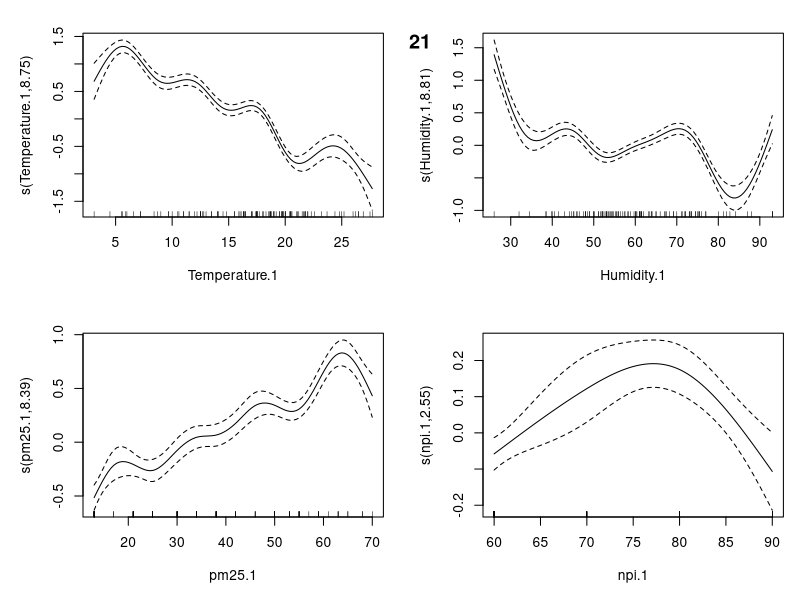
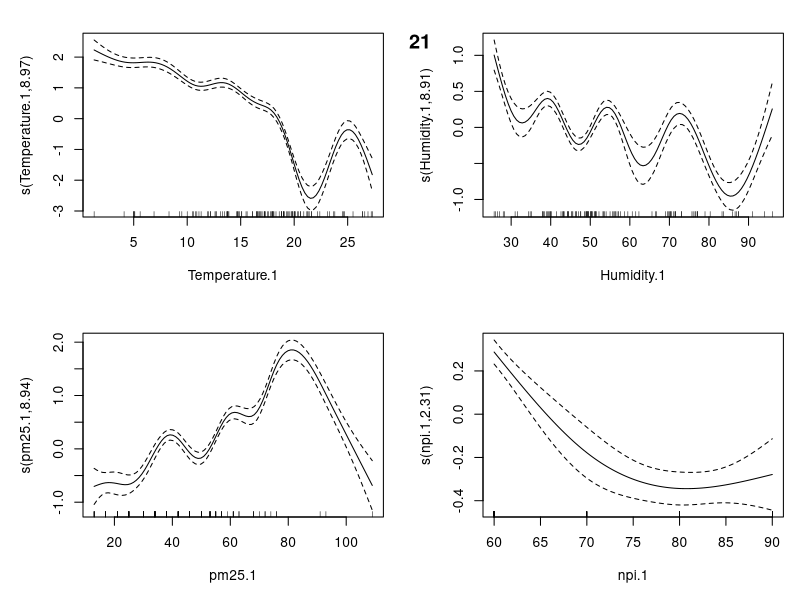

Recreate these plots in R, in order. (Note: this script raises an error after producing the figures.)
## ---- chunk 1
require(mgcv)
bologna <- read.csv("bologna_full.csv")
bologna <- na.omit(bologna)

modena <- read.csv("modena_full.csv")
modena <- na.omit(modena)

florence <- read.csv("florence_full.csv")
florence <- na.omit(florence)

rome <- read.csv("rome_full.csv")
rome <- na.omit(rome)

num_lag <- 21
climate_lag <- 4
## ---- chunk 2
for(i in num_lag:num_lag) {
num_lag <- i
bologna <- read.csv("bologna_full.csv") #Read in file
#Push temperature&humidity data back climate_lag days by adding empty data in front
#rep(NA, n) creates a vector of length n filled with NA
bologna$Temperature.1 <- c(rep(NA, climate_lag),  bologna$Temperature[(1):(nrow(bologna)-climate_lag)]) 
bologna$Humidity.1 <- c(rep(NA, climate_lag), bologna$Humidity[(1):(nrow(bologna)-climate_lag)])
bologna$pm25.1 <- c(rep(NA, climate_lag), bologna$pm25[(1):(nrow(bologna)-climate_lag)])


#push npi back num_lag days
bologna$npi.1 <- c(rep(NA, num_lag), bologna$npi[(1):(nrow(bologna)-num_lag)])
#Omit the new NAs
bologna <- na.omit(bologna)

infections.gam <- gam(Daily ~ s(Temperature.1) + s(Humidity.1) + s(pm25.1) + s(npi.1, k=4), family=poisson(link="log"), data=bologna)
plot(infections.gam,scale=0,se=2, shade=TRUE,pages=1)
title(main = i)
}
## ---- chunk 3
for(i in num_lag:num_lag) {
num_lag <- i
modena <- read.csv("modena_full.csv") #Read in file
#Push temperature&humidity data back climate_lag days by adding empty data in front
#rep(NA, n) creates a vector of length n filled with NA
modena$Temperature.1 <- c(rep(NA, climate_lag),  modena$Temperature[(1):(nrow(modena)-climate_lag)]) 
modena$Humidity.1 <- c(rep(NA, climate_lag), modena$Humidity[(1):(nrow(modena)-climate_lag)])
modena$pm25.1 <- c(rep(NA, climate_lag), modena$pm25[(1):(nrow(modena)-climate_lag)])

#push npi back num_lag days
modena$npi.1 <- c(rep(NA, num_lag), modena$npi[(1):(nrow(modena)-num_lag)])
#Omit the new NAs
modena <- na.omit(modena)

infections.gam <- gam(Daily ~ s(Temperature.1) + s(Humidity.1) + s(pm25.1) + s(npi.1, k=4), family=poisson(link="log"), data=modena)
plot(infections.gam,scale=0,se=2, shade=TRUE,pages=1)
title(main = i)
}

## ---- chunk 4
for(i in num_lag:num_lag) {
num_lag <- i
florence <- read.csv("florence_full.csv") #Read in file
#Push temperature&humidity data back climate_lag days by adding empty data in front
#rep(NA, n) creates a vector of length n filled with NA
florence$Temperature.1 <- c(rep(NA, climate_lag),  florence$Temperature[(1):(nrow(florence)-climate_lag)]) 
florence$Humidity.1 <- c(rep(NA, climate_lag), florence$Humidity[(1):(nrow(florence)-climate_lag)])
florence$pm25.1 <- c(rep(NA, climate_lag), florence$pm25[(1):(nrow(florence)-climate_lag)])

#push npi back num_lag days
florence$npi.1 <- c(rep(NA, num_lag), florence$npi[(1):(nrow(florence)-num_lag)])
#Omit the new NAs
florence <- na.omit(florence)

infections.gam <- gam(Daily ~ s(Temperature.1) + s(Humidity.1) + s(pm25.1) + s(npi.1, k=4), family=poisson(link="log"), data=florence)
plot(infections.gam,scale=0,se=2, shade=TRUE,pages=1)
title(main = i)
}
## ---- chunk 5
for(i in num_lag:num_lag) {
num_lag <- i
rome <- read.csv("rome_full.csv") #Read in file
#Push temperature&humidity data back climate_lag days by adding empty data in front
#rep(NA, n) creates a vector of length n filled with NA
rome$Temperature.1 <- c(rep(NA, climate_lag),  rome$Temperature[(1):(nrow(rome)-climate_lag)]) 
rome$Humidity.1 <- c(rep(NA, climate_lag), rome$Humidity[(1):(nrow(rome)-climate_lag)])
rome$pm25.1 <- c(rep(NA, climate_lag), rome$pm25[(1):(nrow(rome)-climate_lag)])

#push npi back num_lag days
rome$npi.1 <- c(rep(NA, num_lag), rome$npi[(1):(nrow(rome)-num_lag)])
#Omit the new NAs
rome <- na.omit(rome)

infections.gam <- gam(Daily ~ s(Temperature.1) + s(Humidity.1) + s(pm25.1)+s(npi.1, k=4), family=poisson(link="log"), data=rome)
plot(infections.gam,scale=0,se=2, shade=TRUE,pages=1)
title(main = i)
}
## ---- chunk 6
num_lag <- 21
climate_lag <- 4
## ---- chunk 7
turin <- read.csv("turin_full.csv") #Read in file
#Push temperature&humidity data back climate_lag days by adding empty data in front
#rep(NA, n) creates a vector of length n filled with NA
turin$Temperature.1 <- c(rep(NA, climate_lag),  turin$Temperature[(1):(nrow(turin)-climate_lag)]) 
turin$Humidity.1 <- c(rep(NA, climate_lag), turin$Humidity[(1):(nrow(turin)-climate_lag)])
turin$pm25.1 <- c(rep(NA, climate_lag), turin$pm25[(1):(nrow(turin)-climate_lag)])


#push npi back num_lag days
turin$npi.1 <- c(rep(NA, num_lag), turin$npi[(1):(nrow(turin)-num_lag)])
#Omit the new NAs
turin <- na.omit(turin)

infections.gam <- gam(Daily ~ s(Temperature.1) + s(Humidity.1) +s(npi.1, k=4) + s(pm25.1), family=poisson(link="log"), data=turin)
plot(infections.gam,scale=0,se=2, shade=TRUE,pages=1)

## ---- chunk 8

milan <- read.csv("milan_full.csv") #Read in file
#Push temperature&humidity data back climate_lag days by adding empty data in front
#rep(NA, n) creates a vector of length n filled with NA
milan$Temperature.1 <- c(rep(NA, climate_lag),  milan$Temperature[(1):(nrow(milan)-climate_lag)]) 
milan$Humidity.1 <- c(rep(NA, climate_lag), milan$Humidity[(1):(nrow(milan)-climate_lag)])
milan$pm25.1 <- c(rep(NA, climate_lag), milan$pm25[(1):(nrow(milan)-climate_lag)])


#push npi back num_lag days
milan$npi.1 <- c(rep(NA, num_lag), milan$npi[(1):(nrow(milan)-num_lag)])
#Omit the new NAs
milan <- na.omit(milan)

infections.gam <- gam(Daily ~ s(Temperature.1) + s(Humidity.1) +s(npi.1, k=4) + s(pm25.1), family=poisson(link="log"), data=milan)
plot(infections.gam,scale=0,se=2, shade=TRUE,pages=1)
## ---- chunk 9
brescia <- read.csv("brescia_full.csv") #Read in file
#Push temperature&humidity data back climate_lag days by adding empty data in front
#rep(NA, n) creates a vector of length n filled with NA
brescia$Temperature.1 <- c(rep(NA, climate_lag),  brescia$Temperature[(1):(nrow(brescia)-climate_lag)]) 
brescia$Humidity.1 <- c(rep(NA, climate_lag), brescia$Humidity[(1):(nrow(brescia)-climate_lag)])
brescia$pm25.1 <- c(rep(NA, climate_lag), brescia$pm25[(1):(nrow(brescia)-climate_lag)])


#push npi back num_lag days
brescia$npi.1 <- c(rep(NA, num_lag), brescia$npi[(1):(nrow(brescia)-num_lag)])
#Omit the new NAs
brescia <- na.omit(brescia)

infections.gam <- gam(Daily ~ s(Temperature.1) + s(Humidity.1) +s(npi.1, k=4) + s(pm25.1), family=poisson(link="log"), data=brescia)
plot(infections.gam,scale=0,se=2, shade=TRUE,pages=1)
## ---- chunk 10

parma <- read.csv("parma_full.csv") #Read in file
#Push temperature&humidity data back climate_lag days by adding empty data in front
#rep(NA, n) creates a vector of length n filled with NA
parma$Temperature.1 <- c(rep(NA, climate_lag),  parma$Temperature[(1):(nrow(parma)-climate_lag)]) 
parma$Humidity.1 <- c(rep(NA, climate_lag), parma$Humidity[(1):(nrow(parma)-climate_lag)])
parma$pm25.1 <- c(rep(NA, climate_lag), parma$pm25[(1):(nrow(parma)-climate_lag)])


#push npi back num_lag days
parma$npi.1 <- c(rep(NA, num_lag), parma$npi[(1):(nrow(parma)-num_lag)])
#Omit the new NAs
parma <- na.omit(parma)

infections.gam <- gam(Daily ~ s(Temperature.1) + s(Humidity.1) +s(npi.1, k=4) + s(pm25.1), family=poisson(link="log"), data=parma)
plot(infections.gam,scale=0,se=2, shade=TRUE,pages=1)

